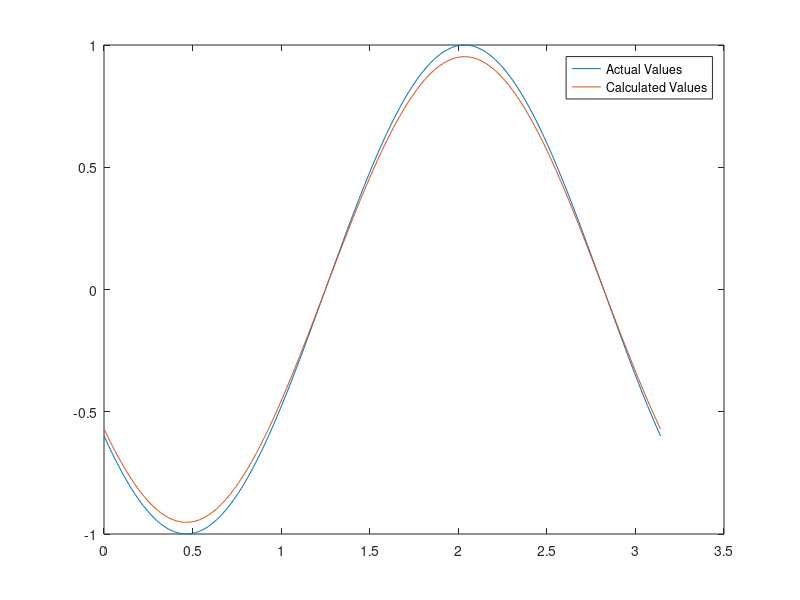

Write the MATLAB code that produced this figure.
%{
    Name : Devjit Choudhury
    Roll No. : 19MA20014
    Assignment1
%}

function assignment1 ()
    %% Data provided in the question :-

    % Spatial Boundary
    x0 = 0; xN = pi; 
    % Spatial Step Size
    xh = pi/128;

    % Time Boundaries
    t0 = 0; tn = 1;
    % Time Step Size
    th = 0.001;

    % calculating number of spatial intervals
    n = (xN - x0)/xh + 1;

    xs = [x0:xh:xN];

    velocity = input("Enter Velocity : ");

    % we find the new value of u using the prev values
    % computing the values at all discrete points of x 
    % using Initial condition
    prev_u = compute(xs, velocity, t0);
    new_u = zeros(1, n);

    p = velocity*th/xh;
    
    i = 0;
    if velocity > 0
        for t = t0+th : th : tn
            for j = n : -1 : 2
                new_u(j) = prev_u(j) - p*(prev_u(j) - prev_u(j-1));
            end
            i = i + 1;
            % using Boundary condition
            new_u(1) = new_u(n);
            
            % assigning the calcualted values to prev values 
            % for next iteration
            prev_u = new_u;

             if i == 250
                 plot(xs, compute(xs,velocity,t));
                 hold on;
                 plot(xs, new_u);
                 hold off;
                 legend('Actual Values', 'Calculated Values');
             end
        end
    end

    if velocity < 0
        for t = t0+th : th : tn
            for j = 1 : n-1
                new_u(j) = prev_u(j) - p*(prev_u(j+1) - prev_u(j));
            end
            i = i+1;
            % using Boundary condition
            new_u(n) = new_u(1);

            % assigning the calcualted values to prev values 
            % for next iteration
            prev_u = new_u;

            if i == 250
                 plot(xs, compute(xs,velocity,t));
                 hold on;
                 plot(xs, new_u);
                 hold off;
                 legend('Actual Values', 'Calculated Values');
            end
        end
    end
end

%% ------------------------------------------------------------------------
% Initial Condition (at t = t0 = 0)
function y = compute(x,velocity,t)
    x = x - velocity*t;
    y = sin(2*x);
end


%% ------------------------------------------------------------------------
%{
    For Stability :-
        |velocity*th/xh| <= 1
    So for Unstability
        |velocity*th/xh| > 1
        -1 > velocity*th/xh > 1
        -xh/xt > velocity > xh/xt
        -24.5436 > velocity > 24.5436
%}